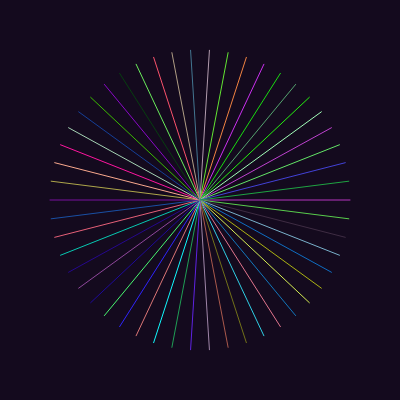
Frame 1 (no input)
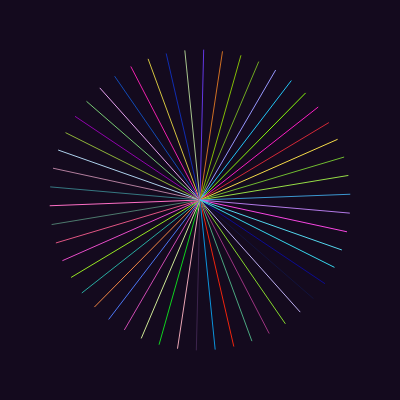
Frame 60 (no input)
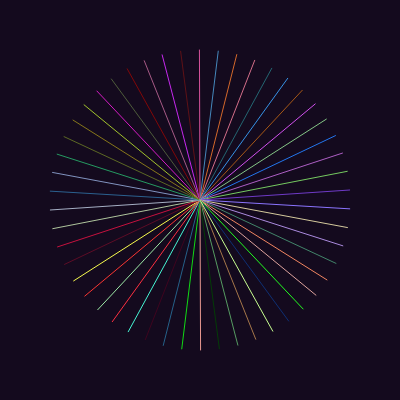
Frame 120 (the mouse pressed at the canvas centre since frame 60)

The p5.js sketch that drew these frames (run headless with seeded random() and noise() and a simulated clock; from frame 60 on, the mouse is pressed at the canvas centre):

// p5.js sketch
// ── sketch.js
let angleOffset = 0;

function setup() {
  createCanvas(400, 400);
  strokeWeight(1);
  noFill();
}

function draw() {
  background(20, 10, 30); 
  translate(width/2 , height/2) 

  let numLines = 50;
  let radius = 150;

  for (let i = 0; i < numLines; i++) {
    let angle = map(i, 0, numLines, 0, TWO_PI);
    let x = cos(angle + angleOffset) * radius;
    let y = sin(angle + angleOffset) * radius;

    stroke(random(255), random(255), random(255));
    line(0, 0, x, y);
  }

  angleOffset += 0.01; // Slowly rotate the pattern
}
